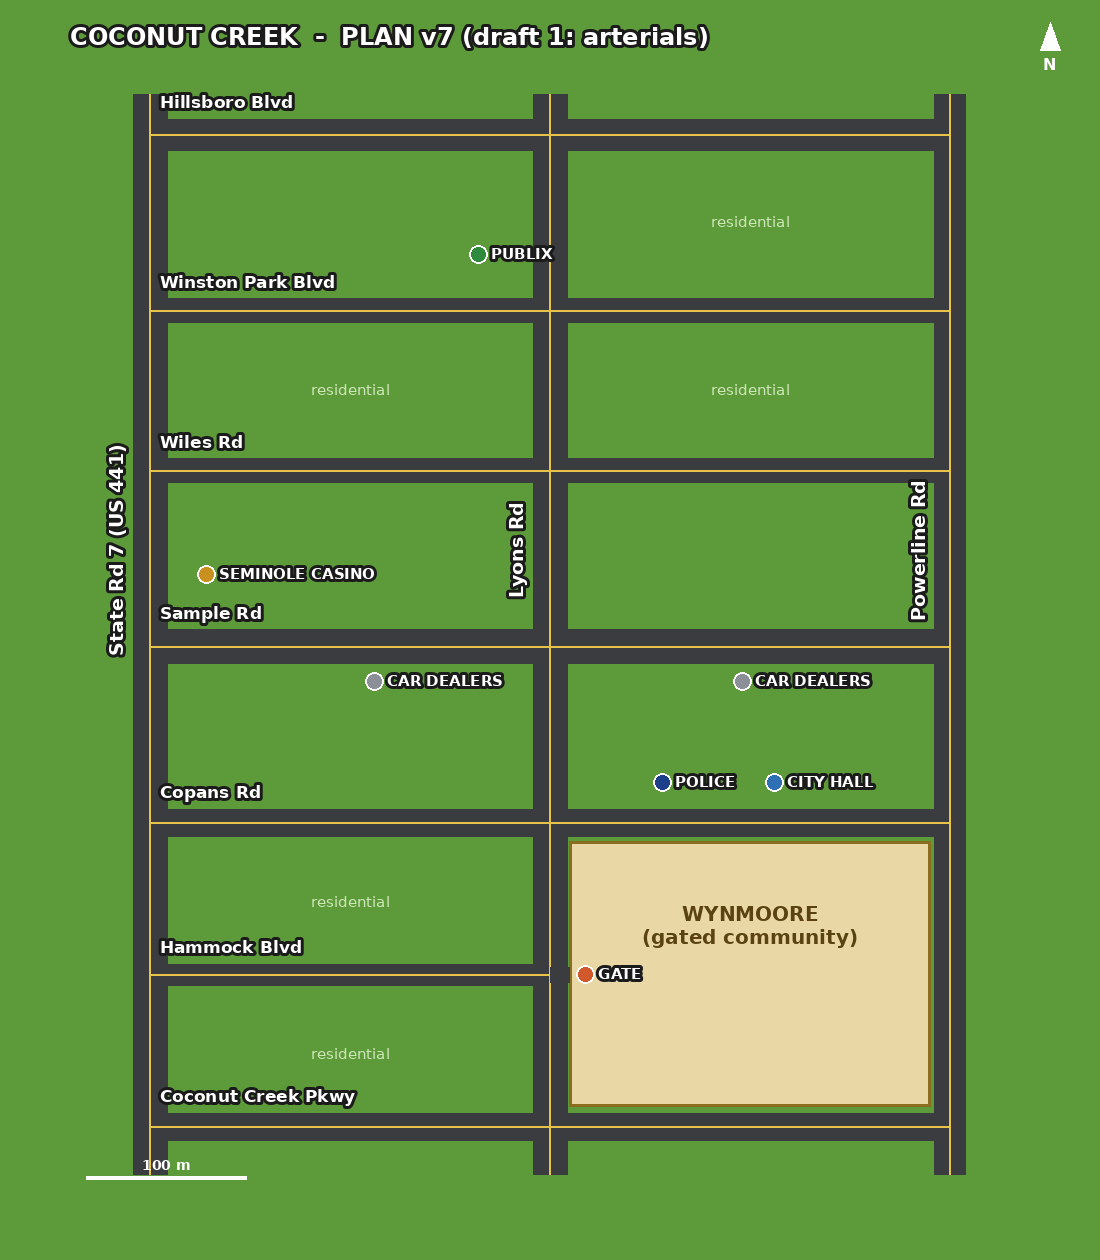

Write the Python code that produced this figure.
"""City plan v7 (round 37): the whole city re-laid from the user's description of the real Coconut Creek road grid.
Coordinates in metres: x east, y north, origin = Lyons Rd at the south edge. Run: python3 plan_v7.py -> plan_v7.png
This file is the single source of truth for the new layout; iterate here with the user before any 3D build."""
from PIL import Image, ImageDraw, ImageFont
import os

# ---- arterials (user, round 37) ----
NS = {  # north-south, west to east: x, width (m)
    "State Rd 7 (US 441)": (-250, 22),
    "Lyons Rd": (0, 22),
    "Powerline Rd": (250, 20),
}
EW = [  # east-west, south to north: name, y, x0, x1, width
    ("Coconut Creek Pkwy", 20, -250, 250, 18),
    ("Hammock Blvd", 115, -250, 0, 14),            # only west of Lyons; east of Lyons it becomes the Wynmoore entrance
    ("Copans Rd", 210, -250, 250, 18),
    ("Sample Rd", 320, -250, 250, 22),
    ("Wiles Rd", 430, -250, 250, 16),
    ("Winston Park Blvd", 530, -250, 250, 16),
    ("Hillsboro Blvd", 640, -250, 250, 20),
]
# ---- areas / landmarks ----
ZONES = [  # (label, x0, y0, x1, y1, fill)
    ("WYNMOORE\n(gated community)", 12, 32, 238, 198, "#e9d8a6"),
]
SPOTS = [  # (label, x, y, colour)
    ("PUBLIX", -45, 565, "#2e8b3e"),
    ("POLICE", 70, 235, "#1d3f8a"),
    ("CITY HALL", 140, 235, "#2f6fb3"),
    ("SEMINOLE CASINO", -215, 365, "#c8901e"),
    ("CAR DEALERS", -110, 298, "#8a8f98"),
    ("CAR DEALERS", 120, 298, "#8a8f98"),
    ("GATE", 22, 115, "#d0582a"),
]
RES = [("residential", -125, 480), ("residential", 125, 480), ("residential", 125, 585), ("residential", -125, 160), ("residential", -125, 65)]

S = 1.6; PAD = 70
X0, X1, Y0, Y1 = -300, 300, -20, 680
W, H = int((X1 - X0) * S) + 2 * PAD, int((Y1 - Y0) * S) + 2 * PAD
P = lambda x, y: (PAD + (x - X0) * S, PAD + (Y1 - y) * S)
def font(sz, bold=True):
    try: return ImageFont.truetype("/usr/share/fonts/truetype/dejavu/DejaVuSans-Bold.ttf" if bold else "/usr/share/fonts/truetype/dejavu/DejaVuSans.ttf", sz)
    except OSError: return ImageFont.load_default()

im = Image.new("RGB", (W, H), "#5d9a3a"); d = ImageDraw.Draw(im)
for (lab, x0, y0, x1, y1, col) in ZONES:
    d.rectangle([P(x0, y1), P(x1, y0)], fill=col, outline="#8a6d1f", width=3)
    cx, cy = P((x0 + x1) / 2, (y0 + y1) / 2 + 30); d.multiline_text((cx, cy), lab, fill="#5a4310", font=font(20), anchor="mm", align="center")
for (lab, x, y) in RES:
    cx, cy = P(x, y); d.text((cx, cy), lab, fill="#cfe7b8", font=font(15, False), anchor="mm")
# roads: asphalt, then a centre line
for name, y, x0, x1, w in EW:
    d.line([P(x0, y), P(x1, y)], fill="#3a3c40", width=int(w * S))
for name, (x, w) in NS.items():
    d.line([P(x, Y0 + 10), P(x, Y1 - 15)], fill="#3a3c40", width=int(w * S))
for name, y, x0, x1, w in EW: d.line([P(x0, y), P(x1, y)], fill="#e8c34a", width=2)
for name, (x, w) in NS.items(): d.line([P(x, Y0 + 10), P(x, Y1 - 15)], fill="#e8c34a", width=2)
# Hammock east of Lyons = the Wynmoore entry drive with a gate
d.line([P(0, 115), P(12, 115)], fill="#3a3c40", width=int(10 * S))
# labels
for name, y, x0, x1, w in EW:
    lx, ly = P(x0 + 6, y + w / 2 + 6); d.text((lx, ly), name, fill="white", font=font(17), anchor="ls", stroke_width=3, stroke_fill="#1b1b1b")
for name, (x, w) in NS.items():
    t = Image.new("RGBA", (420, 40), (0, 0, 0, 0)); td = ImageDraw.Draw(t); td.text((210, 20), name, fill="white", font=font(19), anchor="mm", stroke_width=3, stroke_fill="#1b1b1b")
    t = t.rotate(90, expand=True); cx, cy = P(x, 380); im.paste(t, (int(cx - t.width / 2 - w * S / 2 - 16), int(cy - t.height / 2)), t)
for (lab, x, y, col) in SPOTS:
    cx, cy = P(x, y); d.ellipse([cx - 9, cy - 9, cx + 9, cy + 9], fill=col, outline="white", width=2)
    d.text((cx + 13, cy), lab, fill="white", font=font(15), anchor="lm", stroke_width=3, stroke_fill="#1b1b1b")
# title, compass, scale
d.text((PAD, 22), "COCONUT CREEK  -  PLAN v7 (draft 1: arterials)", fill="white", font=font(24), stroke_width=3, stroke_fill="#1b1b1b")
nx, ny = W - 50, 40; d.polygon([(nx, ny - 18), (nx - 10, ny + 10), (nx + 10, ny + 10)], fill="white"); d.text((nx, ny + 24), "N", fill="white", font=font(16), anchor="mm")
sx, sy = P(-290, -12); d.line([(sx, sy), (sx + 100 * S, sy)], fill="white", width=4); d.text((sx + 50 * S, sy - 12), "100 m", fill="white", font=font(14), anchor="mm")
im.save(os.path.join(os.path.dirname(os.path.abspath(__file__)), "plan_v7.png")); print(W, H)
